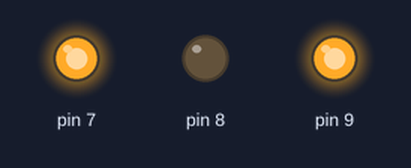
A sketch run on a simulated Arduino Uno, built with avr-gcc and run on an emulated ATmega328P. On the bench: output pins drawn as LEDs (lit = HIGH).

Above: at 0.05 s.
At 3.25 s:
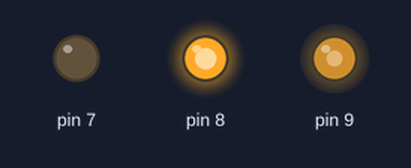
Timing chart, 0 to 7.6 s (numbered marks = the images above):
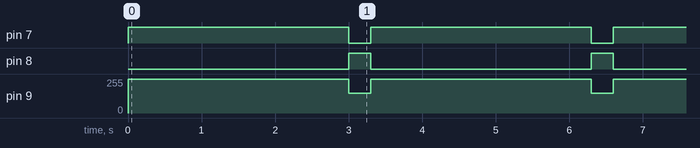

Measured:
- by itself, pin 7: alternates HIGH for 3.0 s and LOW for 0.30 s
- by itself, pin 8: alternates HIGH for 0.30 s and LOW for 3.0 s
- by itself, pin 9: alternates 255/255 for 3.0 s and 150/255 for 0.30 s

The sketch:

sketch_may24b.ino
```cpp
// IN1 no pino 7
//IN2 no pino 8
//ENA no pino 9

void setup(){
pinMode(7, OUTPUT);
pinMode(8, OUTPUT);
pinMode(9, OUTPUT);
}

void loop(){
//Girar em um sentido
digitalWrite(7, HIGH);
analogWrite(9, 255);  //Motor com rotação máxima (0-255)
digitalWrite(8, LOW);
delay(3000);
//Girar no sentido inverso ao anterior
digitalWrite(7, LOW);
analogWrite(9, 150);  //Motor com rotação quase mediana (0-255)
digitalWrite(8, HIGH);
delay(300);
}
```
